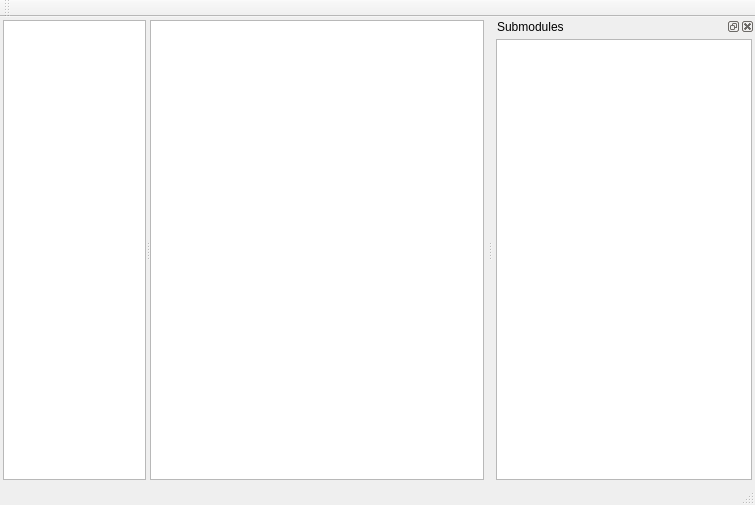
<?xml version="1.0" encoding="UTF-8"?>
<ui version="4.0">
 <class>RepoWindow</class>
 <widget class="QMainWindow" name="RepoWindow">
  <property name="geometry">
   <rect>
    <x>0</x>
    <y>0</y>
    <width>755</width>
    <height>505</height>
   </rect>
  </property>
  <property name="windowTitle">
   <string>RepoWindow</string>
  </property>
  <widget class="QWidget" name="centralWidget">
   <layout class="QGridLayout" name="gridLayout">
    <property name="margin">
     <number>3</number>
    </property>
    <item row="0" column="0">
     <widget class="QSplitter" name="splitter">
      <property name="orientation">
       <enum>Qt::Horizontal</enum>
      </property>
      <widget class="QTreeView" name="treeRepoRefs">
       <property name="sizePolicy">
        <sizepolicy hsizetype="Expanding" vsizetype="Expanding">
         <horstretch>30</horstretch>
         <verstretch>0</verstretch>
        </sizepolicy>
       </property>
       <property name="uniformRowHeights">
        <bool>true</bool>
       </property>
       <property name="animated">
        <bool>false</bool>
       </property>
      </widget>
      <widget class="QTableView" name="tableCommits">
       <property name="sizePolicy">
        <sizepolicy hsizetype="Expanding" vsizetype="Expanding">
         <horstretch>70</horstretch>
         <verstretch>0</verstretch>
        </sizepolicy>
       </property>
       <property name="editTriggers">
        <set>QAbstractItemView::NoEditTriggers</set>
       </property>
       <property name="selectionBehavior">
        <enum>QAbstractItemView::SelectRows</enum>
       </property>
       <property name="verticalScrollMode">
        <enum>QAbstractItemView::ScrollPerPixel</enum>
       </property>
       <property name="horizontalScrollMode">
        <enum>QAbstractItemView::ScrollPerPixel</enum>
       </property>
       <property name="showGrid">
        <bool>true</bool>
       </property>
       <property name="gridStyle">
        <enum>Qt::DotLine</enum>
       </property>
       <property name="sortingEnabled">
        <bool>true</bool>
       </property>
       <property name="wordWrap">
        <bool>false</bool>
       </property>
       <attribute name="verticalHeaderVisible">
        <bool>false</bool>
       </attribute>
       <attribute name="verticalHeaderHighlightSections">
        <bool>false</bool>
       </attribute>
      </widget>
     </widget>
    </item>
   </layout>
  </widget>
  <widget class="QMenuBar" name="menuBar">
   <property name="geometry">
    <rect>
     <x>0</x>
     <y>0</y>
     <width>755</width>
     <height>22</height>
    </rect>
   </property>
  </widget>
  <widget class="QToolBar" name="mainToolBar">
   <attribute name="toolBarArea">
    <enum>TopToolBarArea</enum>
   </attribute>
   <attribute name="toolBarBreak">
    <bool>false</bool>
   </attribute>
  </widget>
  <widget class="QStatusBar" name="statusBar"/>
  <widget class="QDockWidget" name="dockSubmodules">
   <property name="windowTitle">
    <string>Submodules</string>
   </property>
   <attribute name="dockWidgetArea">
    <number>2</number>
   </attribute>
   <widget class="QWidget" name="dockWidgetContents">
    <layout class="QGridLayout" name="gridLayout_2">
     <property name="margin">
      <number>3</number>
     </property>
     <item row="0" column="0">
      <widget class="QTreeView" name="treeSubmodules">
       <property name="animated">
        <bool>true</bool>
       </property>
       <property name="headerHidden">
        <bool>true</bool>
       </property>
      </widget>
     </item>
    </layout>
   </widget>
  </widget>
 </widget>
 <layoutdefault spacing="6" margin="11"/>
 <resources/>
 <connections/>
</ui>
